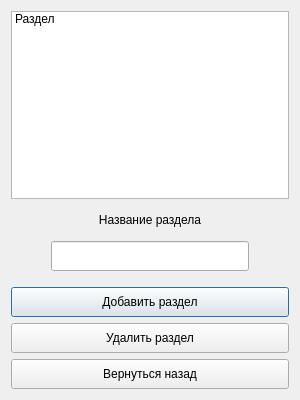
<?xml version="1.0" encoding="UTF-8"?>
<ui version="4.0">
 <class>ManageSection</class>
 <widget class="QDialog" name="ManageSection">
  <property name="geometry">
   <rect>
    <x>0</x>
    <y>0</y>
    <width>300</width>
    <height>400</height>
   </rect>
  </property>
  <property name="minimumSize">
   <size>
    <width>300</width>
    <height>400</height>
   </size>
  </property>
  <property name="maximumSize">
   <size>
    <width>300</width>
    <height>400</height>
   </size>
  </property>
  <property name="windowTitle">
   <string>Управление разделами</string>
  </property>
  <layout class="QVBoxLayout" name="verticalLayout_3">
   <item>
    <widget class="QListWidget" name="list">
     <item>
      <property name="text">
       <string>Раздел</string>
      </property>
     </item>
    </widget>
   </item>
   <item>
    <layout class="QVBoxLayout" name="verticalLayout_2">
     <property name="leftMargin">
      <number>40</number>
     </property>
     <property name="topMargin">
      <number>0</number>
     </property>
     <property name="rightMargin">
      <number>40</number>
     </property>
     <property name="bottomMargin">
      <number>10</number>
     </property>
     <item>
      <widget class="QLabel" name="label">
       <property name="minimumSize">
        <size>
         <width>150</width>
         <height>30</height>
        </size>
       </property>
       <property name="text">
        <string>Название раздела</string>
       </property>
       <property name="alignment">
        <set>Qt::AlignCenter</set>
       </property>
      </widget>
     </item>
     <item>
      <widget class="QLineEdit" name="value">
       <property name="minimumSize">
        <size>
         <width>150</width>
         <height>30</height>
        </size>
       </property>
      </widget>
     </item>
    </layout>
   </item>
   <item>
    <layout class="QVBoxLayout" name="verticalLayout">
     <item>
      <widget class="QPushButton" name="add_section">
       <property name="minimumSize">
        <size>
         <width>150</width>
         <height>30</height>
        </size>
       </property>
       <property name="text">
        <string>Добавить раздел</string>
       </property>
      </widget>
     </item>
     <item>
      <widget class="QPushButton" name="del_section">
       <property name="minimumSize">
        <size>
         <width>150</width>
         <height>30</height>
        </size>
       </property>
       <property name="text">
        <string>Удалить раздел</string>
       </property>
      </widget>
     </item>
     <item>
      <widget class="QPushButton" name="back">
       <property name="minimumSize">
        <size>
         <width>150</width>
         <height>30</height>
        </size>
       </property>
       <property name="text">
        <string>Вернуться назад</string>
       </property>
      </widget>
     </item>
    </layout>
   </item>
  </layout>
 </widget>
 <resources/>
 <connections/>
</ui>
